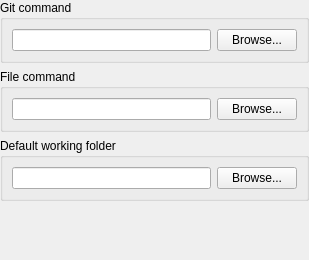
<?xml version="1.0" encoding="UTF-8"?>
<ui version="4.0">
 <class>SettingDirectoriesForm</class>
 <widget class="QWidget" name="SettingDirectoriesForm">
  <property name="geometry">
   <rect>
    <x>0</x>
    <y>0</y>
    <width>309</width>
    <height>260</height>
   </rect>
  </property>
  <property name="windowTitle">
   <string>Form</string>
  </property>
  <layout class="QVBoxLayout" name="verticalLayout">
   <property name="leftMargin">
    <number>0</number>
   </property>
   <property name="topMargin">
    <number>0</number>
   </property>
   <property name="rightMargin">
    <number>0</number>
   </property>
   <property name="bottomMargin">
    <number>0</number>
   </property>
   <item>
    <widget class="QGroupBox" name="groupBox_2">
     <property name="title">
      <string>Git command</string>
     </property>
     <layout class="QHBoxLayout" name="horizontalLayout_4">
      <item>
       <widget class="QLineEdit" name="lineEdit_git_command"/>
      </item>
      <item>
       <widget class="QPushButton" name="pushButton_select_git_command">
        <property name="text">
         <string>Browse...</string>
        </property>
       </widget>
      </item>
     </layout>
    </widget>
   </item>
   <item>
    <widget class="QGroupBox" name="groupBox_3">
     <property name="title">
      <string>File command</string>
     </property>
     <layout class="QHBoxLayout" name="horizontalLayout_5">
      <item>
       <widget class="QLineEdit" name="lineEdit_file_command"/>
      </item>
      <item>
       <widget class="QPushButton" name="pushButton_select_file_command">
        <property name="text">
         <string>Browse...</string>
        </property>
       </widget>
      </item>
     </layout>
    </widget>
   </item>
   <item>
    <widget class="QGroupBox" name="groupBox">
     <property name="title">
      <string>Default working folder</string>
     </property>
     <layout class="QHBoxLayout" name="horizontalLayout_3">
      <item>
       <widget class="QLineEdit" name="lineEdit_default_working_dir"/>
      </item>
      <item>
       <widget class="QPushButton" name="pushButton_browse_default_working_dir">
        <property name="text">
         <string>Browse...</string>
        </property>
       </widget>
      </item>
     </layout>
    </widget>
   </item>
   <item>
    <spacer name="verticalSpacer">
     <property name="orientation">
      <enum>Qt::Vertical</enum>
     </property>
     <property name="sizeHint" stdset="0">
      <size>
       <width>20</width>
       <height>74</height>
      </size>
     </property>
    </spacer>
   </item>
  </layout>
 </widget>
 <resources/>
 <connections/>
</ui>
